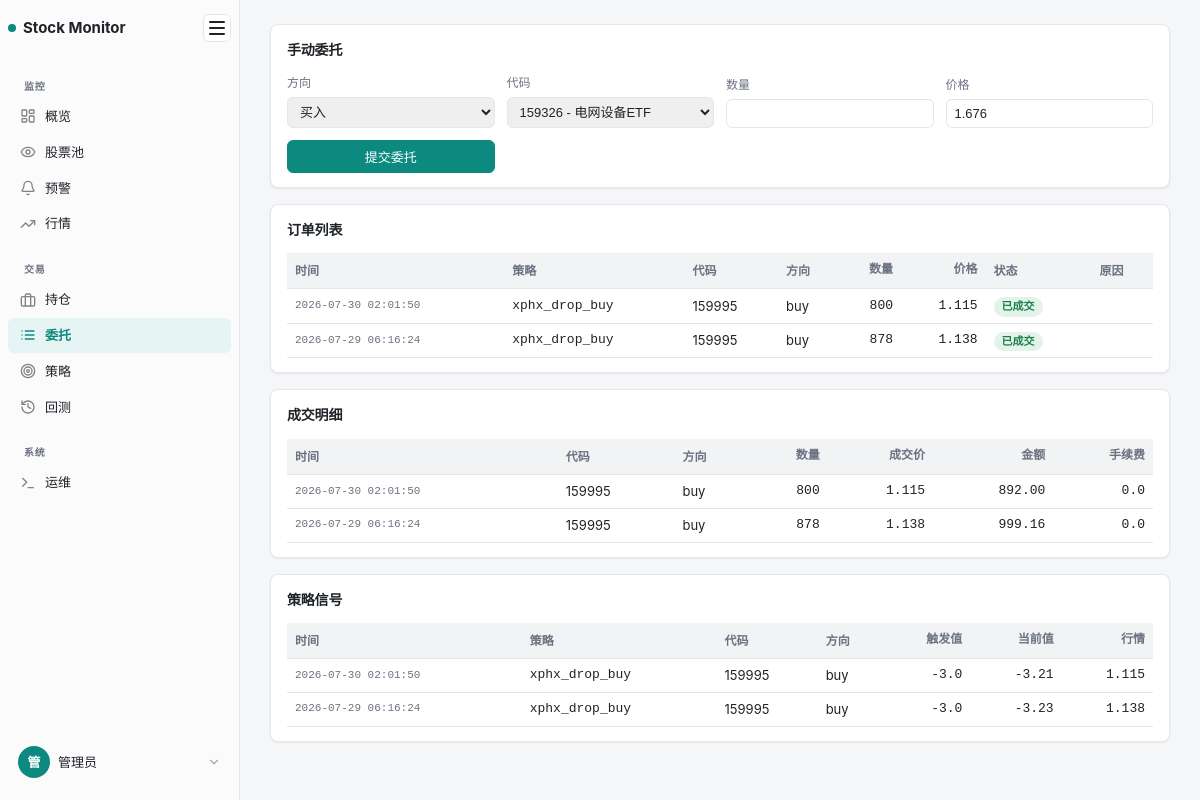
The page /orders on the database its author committed.
### tables this page shows
CREATE TABLE orders (
                order_id TEXT PRIMARY KEY,
                signal_id TEXT,
                strategy_id TEXT NOT NULL,
                symbol TEXT NOT NULL,
                market TEXT NOT NULL,
                side TEXT NOT NULL,
                quantity INTEGER NOT NULL,
                price REAL NOT NULL,
                currency TEXT NOT NULL,
                status TEXT NOT NULL,
                reason TEXT NOT NULL DEFAULT '',
                created_at TEXT NOT NULL
            , trading_day TEXT, signal_key TEXT NOT NULL DEFAULT '');

CREATE TABLE fills (
                fill_id TEXT PRIMARY KEY,
                order_id TEXT NOT NULL,
                fill_price REAL NOT NULL,
                quantity INTEGER NOT NULL,
                amount REAL NOT NULL,
                fee REAL NOT NULL,
                filled_at TEXT NOT NULL
            );

CREATE TABLE strategy_signals (
                signal_id TEXT PRIMARY KEY,
                strategy_id TEXT NOT NULL,
                symbol TEXT NOT NULL,
                market TEXT NOT NULL,
                action TEXT NOT NULL,
                trigger_field TEXT NOT NULL,
                trigger_value REAL NOT NULL,
                current_value REAL NOT NULL,
                quote_price REAL NOT NULL,
                timestamp TEXT NOT NULL
            , trigger_op TEXT NOT NULL DEFAULT '');

### src/web/routes/orders.py (the view)
@router.get("")
async def orders_page(request: Request):
    store = get_store(request)
    return render(
        request,
        "orders.html",
        "委托",
        order_defaults=_order_defaults(request, store),
        side_labels=_SIDE_LABELS,
        orders=queries.orders(store, limit=200),
        fills=queries.fills(store, limit=200),
        signals=queries.signals(store, limit=100),
        flash=pop_flash(request),
    )

### src/web/templates/orders.html (shortened to what this page needs)
{% extends "base.html" %}
{% block content %}
<section>
  <div class="section-head"><h2>手动委托</h2></div>
  <form class="grid-form" method="post" action="/orders/submit">
    <label>方向
      <select name="side" required>
        {% for value, label in side_labels.items() %}
        <option value="{{ value }}"{{ " selected" if order_defaults.side == value else "" }}>{{ label }}</option>
        {% endfor %}
      </select>
    </label>
    <label>代码
      <select name="symbol" required>
        {% for item in order_defaults.symbol_options %}
        <option value="{{ item.symbol }}"{{ " selected" if order_defaults.symbol == item.symbol else "" }}>{{ item.symbol }}{% if item.name and item.name != item.symbol %} - {{ item.name }}{% endif %}</option>
        {% else %}
        <option value="" disabled selected>暂无可选股票</option>
        {% endfor %}
      </select>
    </label>
    <label>数量
      <input type="number" name="quantity" min="1" step="1" value="{{ order_defaults.quantity }}" required>
    </label>
    <label>价格
      <input type="number" name="price" min="0.0001" step="0.0001" value="{{ order_defaults.price }}" required>
    </label>
    <button class="btn primary" type="submit">提交委托</button>
  </form>
</section>
<section>
  <h2>订单列表</h2>
  <table>
  <tr><th>时间</th><th>策略</th><th>代码</th><th>方向</th><th class="num">数量</th><th class="num">价格</th><th>状态</th><th>原因</th></tr>
  {% for o in orders %}
  <tr><td class="mono sm">{{ o.created_at|fmt_time }}</td><td class="mono">{{ o.strategy_id }}</td><td>{{ o.symbol }}</td><td>{{ o.side }}</td><td class="num">{{ o.quantity }}</td><td class="num">{{ o.price }}</td><td>{% if o.status == "FILLED" %}<span class="badge ok">已成交</span>{% else %}<span class="badge off">已拒绝</span>{% endif %}</td><td>{{ o.reason }}</td></tr>
  {% else %}<tr><td colspan="8" class="empty">无订单</td></tr>{% endfor %}
  </table>
</section>
<section>
  <h2>成交明细</h2>
  <table>
  <tr><th>时间</th><th>代码</th><th>方向</th><th class="num">数量</th><th class="num">成交价</th><th class="num">金额</th><th class="num">手续费</th></tr>
  {% for f in fills %}
  <tr><td class="mono sm">{{ f.filled_at|fmt_time }}</td><td>{{ f.symbol }}</td><td>{{ f.side }}</td><td class="num">{{ f.quantity }}</td><td class="num">{{ f.fill_price }}</td><td class="num">{{ "%.2f"|format(f.amount) }}</td><td class="num">{{ f.fee }}</td></tr>
  {% else %}<tr><td colspan="7" class="empty">无成交</td></tr>{% endfor %}
  </table>
</section>
<section>
  <h2>策略信号</h2>
  <table>
  <tr><th>时间</th><th>策略</th><th>代码</th><th>方向</th><th class="num">触发值</th><th class="num">当前值</th><th class="num">行情</th></tr>
  {% for s in signals %}
  <tr><td class="mono sm">{{ s.timestamp|fmt_time }}</td><td class="mono">{{ s.strategy_id }}</td><td>{{ s.symbol }}</td><td>{{ s.action }}</td><td class="num">{{ s.trigger_value }}</td><td class="num">{{ s.current_value }}</td><td class="num">{{ s.quote_price }}</td></tr>
  {% else %}<tr><td colspan="7" class="empty">无信号</td></tr>{% endfor %}
  </table>
</section>
{% endblock %}

### src/web/static/styles.css (style rules this page uses)
:root { --bg:#f5f6f7; --panel:#fff; --ink:#1f2328; --muted:#6b7280; --line:#e4e6eb; --accent:#0d8a7f; --accent-ink:#fff; --accent-soft:#e6f5f3; --up:#1a7f4b; --down:#c2362f; --ok:#1a7f4b; --off:#9aa0a6; --danger:#c2362f; --code-bg:#f2f3f5; --sidebar-bg:#fbfbfc; --shadow:0 1px 3px rgba(0,0,0,.04),0 1px 2px rgba(0,0,0,.03); }
[data-theme="light"] { --bg:#f5f6f7; --panel:#fff; --ink:#1f2328; --muted:#6b7280; --line:#e4e6eb; --accent:#0d8a7f; --accent-ink:#fff; --accent-soft:#e6f5f3; --up:#1a7f4b; --down:#c2362f; --ok:#1a7f4b; --off:#9aa0a6; --danger:#c2362f; --code-bg:#f2f3f5; --sidebar-bg:#fbfbfc; --shadow:0 1px 3px rgba(0,0,0,.04),0 1px 2px rgba(0,0,0,.03); }
* { box-sizing:border-box }
html,body { margin:0;padding:0 }
body { font:13px/1.6 -apple-system,"Segoe UI",Roboto,"PingFang SC","Microsoft YaHei",sans-serif;color:var(--ink);background:var(--bg);-webkit-font-smoothing:antialiased;-moz-osx-font-smoothing:grayscale }
.num,.mono { font-variant-numeric:tabular-nums;font-family:ui-monospace,"Cascadia Code","Consolas",monospace }
.mono.sm { font-size:11px;color:var(--muted) }
section { background:var(--panel);border:1px solid var(--line);border-radius:8px;padding:14px 16px;margin-bottom:16px;box-shadow:var(--shadow) }
.section-head { position:relative;display:flex;align-items:center;justify-content:space-between;gap:12px }
.section-head h2 { margin-bottom:12px }
h2 { margin:0 0 12px;font-size:14px;font-weight:600;letter-spacing:-.2px }
table { width:100%;border-collapse:collapse;font-size:13px }
th,td { padding:6px 8px;text-align:left;border-bottom:1px solid var(--line);vertical-align:middle }
th { color:var(--muted);font-weight:600;font-size:12px;background:var(--code-bg);padding:8px 8px }
td.num,th.num { text-align:right }
.btn { border:1px solid var(--line);background:var(--panel);color:var(--ink);border-radius:6px;padding:6px 12px;cursor:pointer;font-size:13px;transition:background .15s,border-color .15s,filter .15s }
.btn.primary { background:var(--accent);border-color:var(--accent);color:var(--accent-ink) }
.badge { display:inline-block;padding:1px 8px;border-radius:10px;font-size:11px;font-weight:600 }
.badge.ok { background:#e3f3ea;color:var(--ok) }
.grid-form { display:grid;grid-template-columns:repeat(auto-fill,minmax(180px,1fr));gap:12px;align-items:end }
.grid-form label { display:flex;flex-direction:column;gap:4px;font-size:12px;color:var(--muted) }
.grid-form input,.grid-form select { padding:6px 8px;border:1px solid var(--line);border-radius:6px;font-size:13px;color:var(--ink) }
.badge { margin-right:4px }

### rows shown on the page
orders: created_at|fmt_time "2026-07-30 02:01:50", strategy_id "xphx_drop_buy", symbol "159995", side "buy", quantity "800", price "1.115", status "已成交"
orders: created_at|fmt_time "2026-07-29 06:16:24", strategy_id "xphx_drop_buy", symbol "159995", side "buy", quantity "878", price "1.138", status "已成交"
fills: filled_at|fmt_time "2026-07-30 02:01:50", symbol "159995", side "buy", quantity "800", fill_price "1.115", amount "892.00", fee "0.0"
fills: filled_at|fmt_time "2026-07-29 06:16:24", symbol "159995", side "buy", quantity "878", fill_price "1.138", amount "999.16", fee "0.0"
strategy_signals: timestamp|fmt_time "2026-07-30 02:01:50", strategy_id "xphx_drop_buy", symbol "159995", action "buy", trigger_value "-3.0", current_value "-3.21", quote_price "1.115"
strategy_signals: timestamp|fmt_time "2026-07-29 06:16:24", strategy_id "xphx_drop_buy", symbol "159995", action "buy", trigger_value "-3.0", current_value "-3.23", quote_price "1.138"

### other values the page prints
{{ group_name }} "监控" "交易" "系统"
{{ label }} "概览" "股票池" "预警" "行情" "持仓" "委托" "策略" "回测" "运维"
{{ (current_user if current_user else '管理员')[0] | upper }} "管"
{{ current_user if current_user else '管理员' }} "管理员"
form field side "买入"
form field symbol "159326 - 电网设备ETF"
